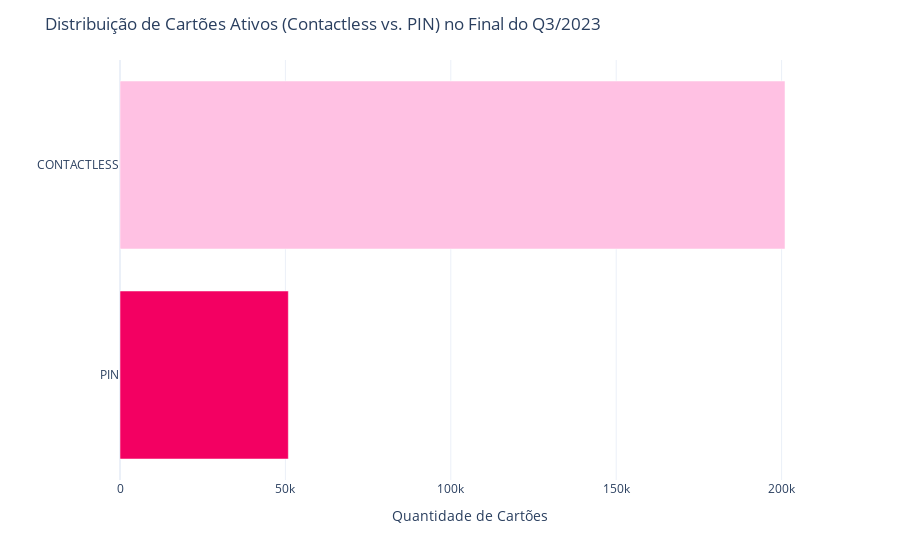

Notebook cell for this chart:
### Markdown cell above
### 6.4. Gráfico de Pizza: Contactless vs. PIN no Q3/2023

### Code cell
import pandas as pd
import plotly.express as px
import os  # Adicionado para corrigir o erro

labels = contactless_counts.index
sizes = contactless_counts.values
total = sum(sizes)

df = pd.DataFrame({
    'Tipo de Cartão': labels,
    'Quantidade': sizes,
    'Percentual': [f'{(v/total):.1%}' for v in sizes]
})

# Escolher rosa claro e escuro da marca Flash
cores_flash = ['#FFC1E3', '#F30062']

fig = px.bar(
    df,
    x='Quantidade',
    y='Tipo de Cartão',
    orientation='h',
    color='Tipo de Cartão',
    color_discrete_sequence=cores_flash,
    hover_data={'Quantidade': True, 'Percentual': True}
)

fig.update_layout(
    title='Distribuição de Cartões Ativos (Contactless vs. PIN) no Final do Q3/2023',
    xaxis_title='Quantidade de Cartões',
    yaxis_title='',
    template='plotly_white',
    showlegend=False
)

fig.write_html(os.path.join(output_dir, 'contactless_vs_pin_flash.html'))
fig.show()

### Figure 1 — Plotly figure (JSON) as saved in the notebook; plotly's stock layout.template omitted (floating-point values rounded to 4 significant figures)
{"data": [{"alignmentgroup": "True", "customdata": [["79.8%"]], "hovertemplate": "Tipo de Cartão=%{y}<br>Quantidade=%{x}<br>Percentual=%{customdata[0]}<extra></extra>", "legendgroup": "CONTACTLESS", "marker": {"color": "#FFC1E3", "pattern": {"shape": ""}}, "name": "CONTACTLESS", "offsetgroup": "CONTACTLESS", "orientation": "h", "showlegend": true, "textposition": "auto", "type": "bar", "x": [201027], "xaxis": "x", "y": ["CONTACTLESS"], "yaxis": "y"}, {"alignmentgroup": "True", "customdata": [["20.2%"]], "hovertemplate": "Tipo de Cartão=%{y}<br>Quantidade=%{x}<br>Percentual=%{customdata[0]}<extra></extra>", "legendgroup": "PIN", "marker": {"color": "#F30062", "pattern": {"shape": ""}}, "name": "PIN", "offsetgroup": "PIN", "orientation": "h", "showlegend": true, "textposition": "auto", "type": "bar", "x": [50888], "xaxis": "x", "y": ["PIN"], "yaxis": "y"}], "layout": {"barmode": "relative", "legend": {"title": {"text": "Tipo de Cartão"}, "tracegroupgap": 0}, "margin": {"t": 60}, "showlegend": false, "title": {"text": "Distribuição de Cartões Ativos (Contactless vs. PIN) no Final do Q3/2023"}, "xaxis": {"anchor": "y", "domain": [0, 1], "title": {"text": "Quantidade de Cartões"}}, "yaxis": {"anchor": "x", "categoryarray": ["PIN", "CONTACTLESS"], "categoryorder": "array", "domain": [0, 1], "title": {"text": ""}}}}
